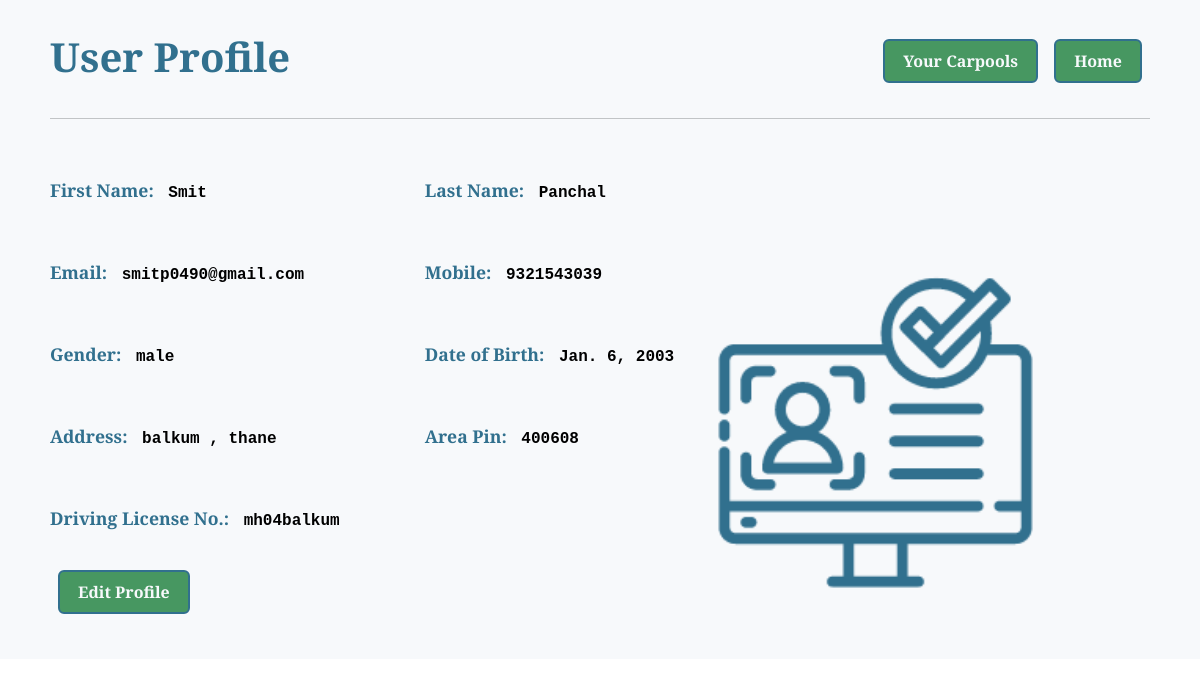
The page /user_profile (signed in) on the database its author committed.
### home/models.py (models this page shows)
class userInfo(models.Model):
    firstname = models.CharField(max_length=90)
    lastname = models.CharField(max_length=90)
    email = models.EmailField()
    mobile = models.IntegerField()
    gender = models.TextField()
    dob = models.DateField()
    address = models.CharField(max_length=500)
    pin = models.IntegerField()
    drivelic = models.CharField(max_length=90)
    drivelicpic = models.FileField()
    user_id = models.IntegerField()

### home/views.py (the view, shortened to what this page needs)
# urls.py: path("user_profile", views.user_profile),
def user_profile(request):
    current_user = request.user
    active_user_id = current_user.id
    if(userInfo.objects.filter(user_id=active_user_id).exists()):
        userData = userInfo.objects.filter(user_id=active_user_id)
        dataCount = userData.count()
        sortedUserData = userInfo.objects.filter(user_id=active_user_id).values()[dataCount-1]
        context={'userData':sortedUserData}
        return render(request,'reg.html',context)
    else:
        return render(request,'regform.html')

### home/templates/reg.html (shortened to what this page needs)
<!DOCTYPE html>
{% load static %}
<html lang="en-us">
    <head>
        <link rel="stylesheet" href="{% static 'css/Registration.css' %}">
        <link rel="stylesheet" href="https://cdn.jsdelivr.net/npm/bootstrap@5.2.0/dist/css/bootstrap.min.css">
    </head>
    <body>
        <div class="container-fluid main-cont">
            <nav class="navbar navbar-expand-lg">
                <h1 class="navbar-brand">User Profile</h1>
                <div class="ms-auto">
                    <a class="btn my-2 my-sm-0" href="/carpools">Your Carpools</a>
                    <a class="btn my-2 my-sm-0" href="/home">Home</a>
                </div>
              </nav>
              <hr>
                <div class="carpoolDsgn">
                    <img class="carpoolDsgnImg" src="/static/images/userpagedesign.png" alt="map">
                </div>
                <div class="row">
                    <div class="col-4">
                        <label for="fname">First Name: <span class="profileVals">{{ userData.firstname }}</span></label>
                    </div>
                    <div class="col-6">
                        <label for="fname">Last Name: <span class="profileVals">{{ userData.lastname }}</span></label>
                    </div>
                </div>
                <div class="row">
                    <div class="col-4">
                        <label for="fname">Email: <span class="profileVals">{{ userData.email }}</span></label>
                    </div>
                    <div class="col-6">
                        <label for="fname">Mobile: <span class="profileVals">{{ userData.mobile }}</span></label>
                    </div>
                </div>
                <div class="row">
                    <div class="col-4">
                        <label for="fname">Gender: <span class="profileVals">{{ userData.gender }}</span></label>
                    </div>
                    <div class="col-6">
                        <label for="fname">Date of Birth: <span class="profileVals">{{ userData.dob }}</span></label>
                    </div>
                </div>
                <div class="row">
                    <div class="col-4">
                        <label for="fname">Address: <span class="profileVals">{{ userData.address }}</span></label>
                    </div>
                    <div class="col-6">
                        <label for="fname">Area Pin: <span class="profileVals">{{ userData.pin }}</span></label>
                    </div>
                </div>
                <div class="row">
                    <div class="col-10">
                        <label for="fname">Driving License No.: <span class="profileVals">{{ userData.drivelic }}</span></label>
                    </div>
                </div>
                <div class="row">
                    <div class="col-2">
                        <form action="/update_profile" method="post">
                            <button type="submit" action="/update_profile" class="btn btn-primary profileBtn">Edit Profile</button>
                        </form>
                    </div>
                </div>
    </body>
</html>

### home/static/css/Registration.css (style rules this page uses)
* { box-sizing: border-box; }
body { background-color: #F7F9FB; font-family: 'Cinzel', serif; }
h1 { font-family: 'Cinzel', serif; font-size: 2.5rem !important; font-weight: bolder !important; color: #31708E !important; text-align: center; }
label { padding: 12px 12px 12px 0; margin-top: 30px; display: inline-block; color: #31708E; font-family: 'Cinzel', serif; font-weight: bold; font-size: 1.1rem; }
.btn { background-color: #479761 !important; color: #F7F9FB !important; padding: 8px 18px !important; border: none !important; border: 2px solid #31708E !important; border-radius: 4px; cursor: pointer; float:left; margin: 25px 8px !important; font-family: 'Cinzel', serif !important; font-weight: bold !important; }
.main-cont { background-color:#F7F9FB; padding: 20px 50px !important; }
.col-10 { float: left; width:10%; margin-top: 6px; }
.row:after { content: ""; display: table; clear: both; }
.carpoolDsgn { position: absolute; right: 125px; top: 250px; }
.carpoolDsgnImg { height: 380px; }
.profileVals { color: black; font-family: 'Courier New', Courier, monospace; margin-left: 10px; font-size: 1rem; }

### rows shown on the page
userInfo: firstname "Smit", lastname "Panchal", email "smitp0490@gmail.com", mobile "9321543039", gender "male", dob "Jan. 6, 2003", address "balkum , thane", pin "400608", drivelic "mh04balkum"
